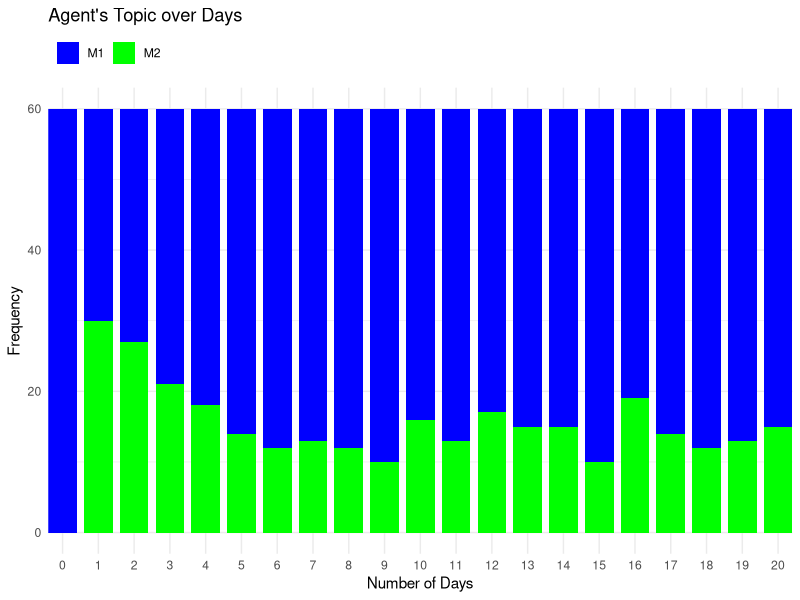
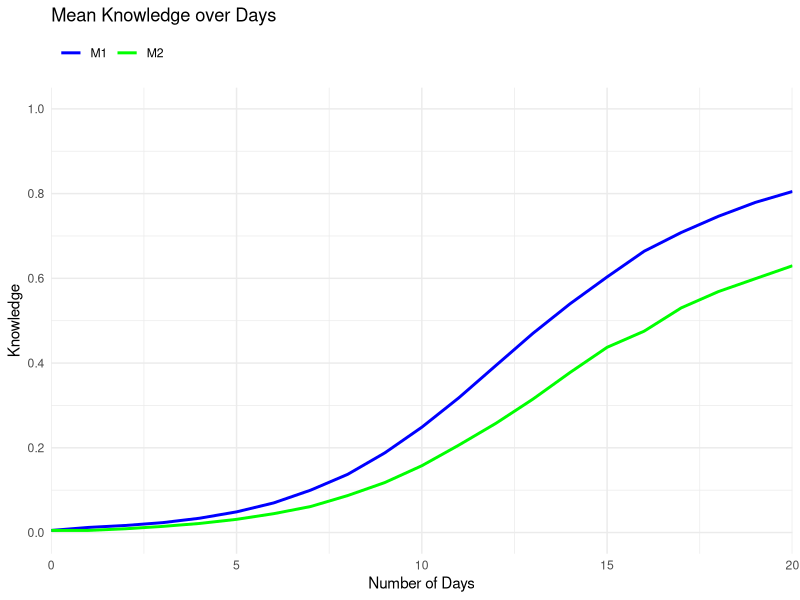
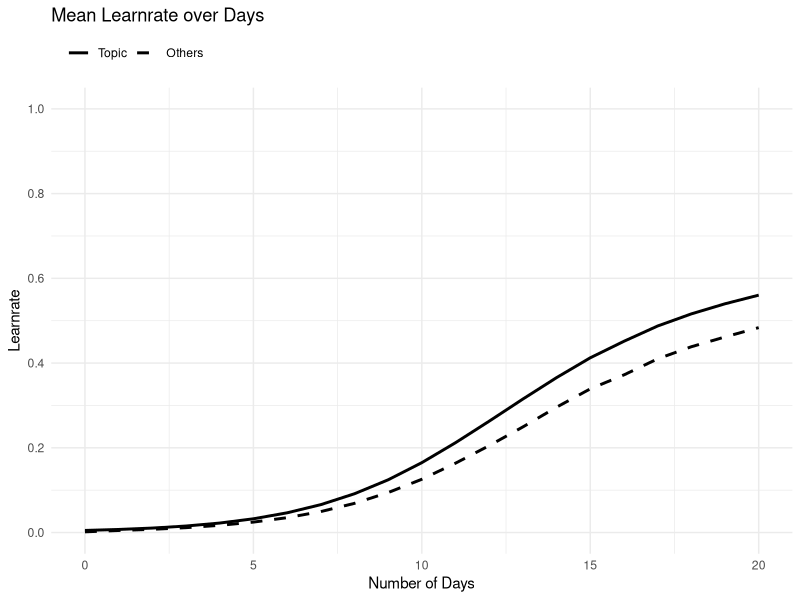
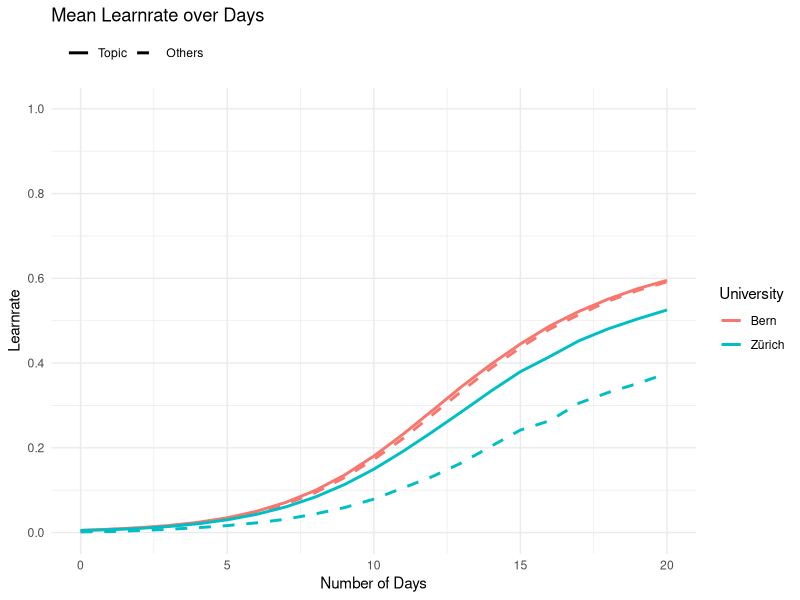
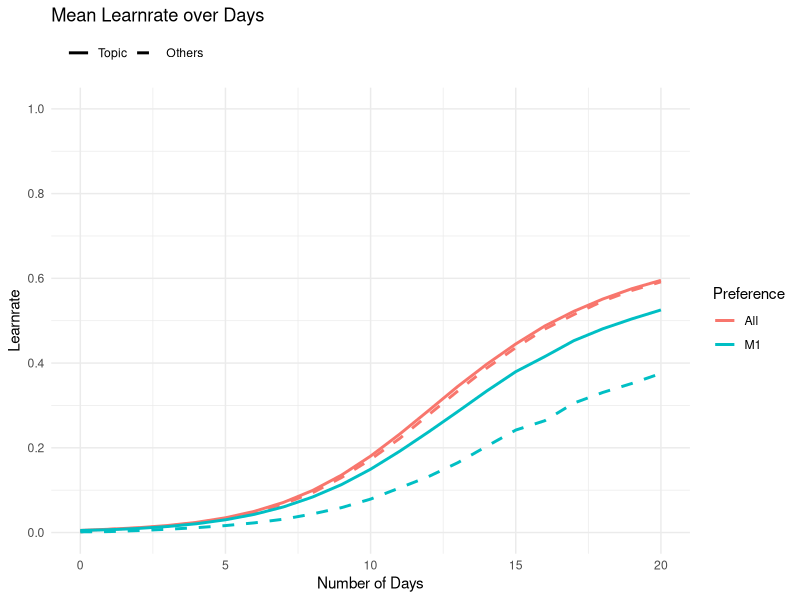
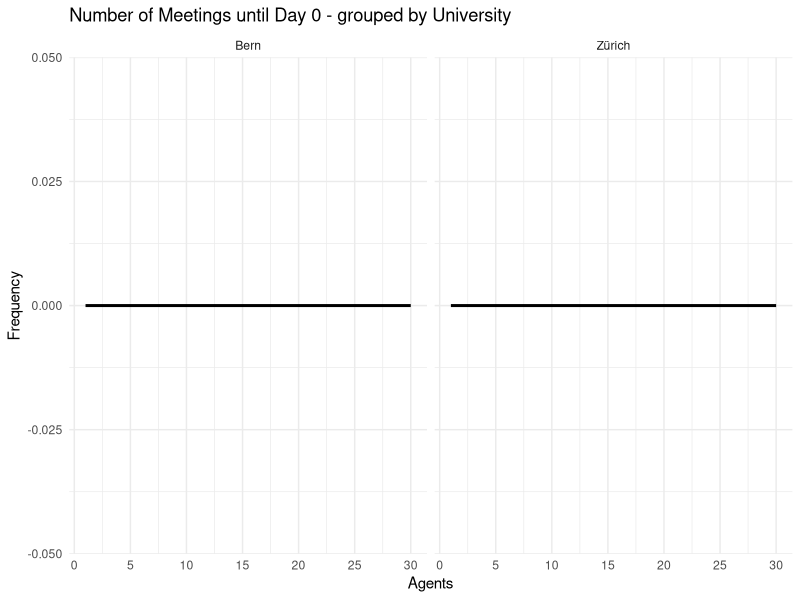
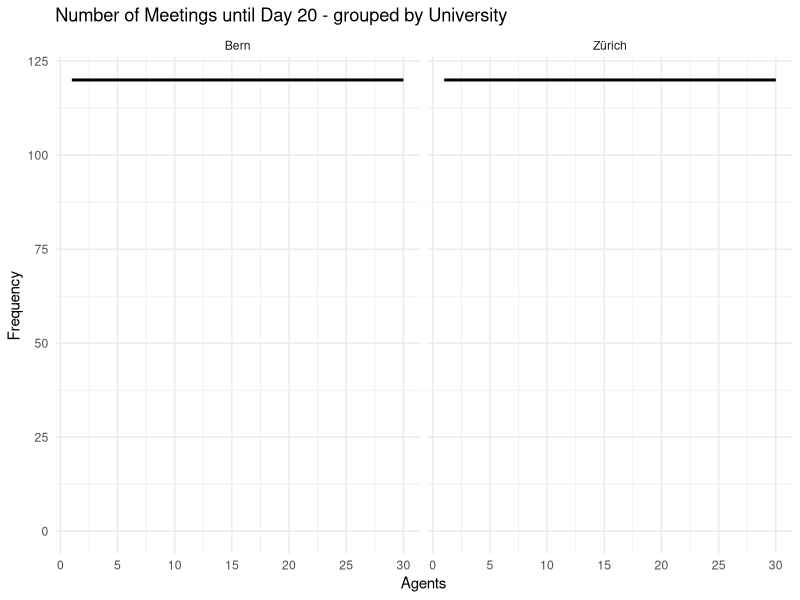
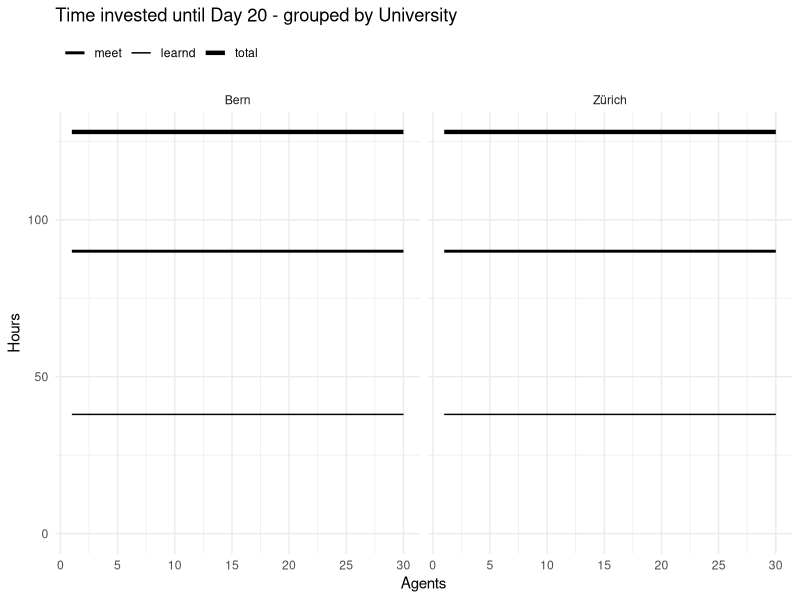

Recreate these plots in R, in order.
## ---- chunk 1
library(tidyverse)  
# set.seed(1)
## ---- chunk 2
update_Pop <- function(Pop = Pop,
                       name = Parametername,
                       add = 0,
                       fac = 1,
                       set = FALSE) {

  if (set == FALSE & name %in% colnames(Pop)) {
    Pop <- Pop %>%
      mutate( !!name := ( .data[[name]] + add ) * fac )
  } else {
    Pop <- Pop %>%
      mutate( !!name := add * fac )
  }
  return(Pop)
}
## ---- chunk 3
sort_Colnames <- function(Pop = Pop,
                          name = name) {
    cols <- Pop %>%
      select(starts_with(name)) %>%
      colnames()
  
  if (length(cols) == 0) { return(character(0)) }
  return(sort(cols)) 
  }
## ---- chunk 4
sort_Pop <- function(Pop = Pop,
                     sort_Par = TRUE,
                     clean_Par = FALSE,
                     sort_Agents = NA){
  if (sort_Par == TRUE) {
    Pop <- Pop %>%
      select(tidyselect::all_of(sort_Colnames(Pop = Pop, name = "ID")),
             tidyselect::all_of(sort_Colnames(Pop = Pop, name = "Agents")),
             tidyselect::all_of(sort_Colnames(Pop = Pop, name = "Learnrate")),
             tidyselect::all_of(sort_Colnames(Pop = Pop, name = "Knowledge")),
             tidyselect::all_of(sort_Colnames(Pop = Pop, name = "Counter")),
             tidyselect::all_of(sort_Colnames(Pop = Pop, name = "Resources")),
             everything())
    }
  if (clean_Par == TRUE) {
    Pop <- Pop %>%
      select(tidyselect::all_of(sort_Colnames(Pop = Pop, name = "ID")),
             tidyselect::all_of(sort_Colnames(Pop = Pop, name = "Agents")),
             tidyselect::all_of(sort_Colnames(Pop = Pop, name = "Learnrate")),
             tidyselect::all_of(sort_Colnames(Pop = Pop, name = "Knowledge")),
             tidyselect::all_of(sort_Colnames(Pop = Pop, name = "Counter")))
    }
  if (!is.na(sort_Agents)) {
    Pop <- Pop %>%
      arrange(across(all_of(sort_Agents)))
    }
  return(Pop)
}
## ---- chunk 5
get_Typ <- function(Pop = Pop,
                    name = name){
  del_name <- paste0("^", name, "_")
  Typ <- Pop %>%
    select(starts_with(name)) %>%
    colnames() %>%
    str_remove(del_name) 
  return(Typ)
}
## ---- chunk 6
update_Typ <- function(Pop = Pop,
                       name = Parametername,
                       Typ = Typ,
                       add = 0,
                       fac = 1,
                       set = FALSE) {
  if (length(Typ) != length(add)) {
    add <- rep(add, length(Typ))
  }
  if (length(Typ) != length(fac)) {
    fac <- rep(fac, length(Typ))
  }
  if (length(Typ) != length(set)) {
    set <- rep(set, length(Typ))
  }
  for (i in seq_along(Typ)) {
    name_i <- paste(name, Typ[[i]], sep = "_")
    Pop <- update_Pop(Pop = Pop, 
                      name = name_i, 
                      add = add[[i]],
                      fac = fac[[i]],
                      set = set[[i]])
    }
  Pop <- sort_Pop(Pop = Pop)
  return(Pop)
}
## ---- chunk 7
del_tmp <- function(Pop = Pop,
                    name = "tmp_"){
  Pop <- Pop %>%
    select(-starts_with(name))
  return(Pop)
}
  
## ---- chunk 8
longer_Pop <- function(Pop = Pop,
                       name = name){
  syntax_remove <- paste0(name, "_")
  Pop_long <- Pop %>%
  pivot_longer(cols = starts_with(name),
               names_to = "Typ",
               names_prefix = syntax_remove,  
               values_to = name )
  return(Pop_long)
}
## ---- chunk 9
wider_Pop <- function(Pop_long = Pop_long,
                      name = name){
  syntax_add <- paste0(name, "_")
  Pop <- Pop_long %>%
    pivot_wider(names_from = Typ,
                values_from = all_of(name),
                names_prefix = syntax_add)
  return(Pop)
}
## ---- chunk 10
update_Learnrate <- function(Pop = Pop,
                             sort_Par = TRUE,
                             clean_Par = FALSE,
                             sort_Agents = NA){
  Pop_long <- longer_Pop(Pop = Pop, name = "Knowledge")
  Pop_long <- Pop_long %>%
    group_by(ID) %>%
    mutate(tmp_Rank = rank(Knowledge, ties.method = "random"),
           tmp_Rank = max(tmp_Rank) - tmp_Rank + 1,
           tmp_Rank = 0.5 ^ tmp_Rank,
           tmp_LR = Knowledge * tmp_Rank,
           tmp_LR = max(sum(tmp_LR),1E-3),
           tmp_KxR = max(Knowledge) * sum(tmp_Rank),
           tmp_Profile = (min(tmp_LR / tmp_KxR, 1) - 0.5) * 2,
           Agents_Knowledge_Max = max(Knowledge),
           Agents_Knowledge_Profile = tmp_Profile,
           Learnrate_Topic = tmp_LR,
           Learnrate_Others = tmp_LR * tmp_Profile) %>%
    ungroup() 
  Pop_long <- del_tmp(Pop = Pop_long)
  Pop <- wider_Pop(Pop_long = Pop_long, name = "Knowledge")
  Pop <- sort_Pop(Pop = Pop,
                  sort_Par = sort_Par,
                  clean_Par = clean_Par,
                  sort_Agents = sort_Agents)
  return(Pop)
}
## ---- chunk 11
update_Topic <- function(Pop = Pop,
                                sort_Par = TRUE,
                                clean_Par = FALSE,
                                sort_Agents = NA){
  Typs <- get_Typ(Pop = Pop, name = "Knowledge")
  Pop_long <- longer_Pop(Pop = Pop, name = "Knowledge")
  Pop_long <- Pop_long %>%
    group_by(ID) %>%
    mutate(tmp_Rank = rank(Knowledge, ties.method = "random"),
           tmp_Rank = max(tmp_Rank) - tmp_Rank + 1,
           tmp_Rank = 0.5 ^ tmp_Rank,
           ID_Topic = case_when(
             ID_Preference %in% Typs ~ ID_Preference,
             ID_Preference == "All" ~ Typ[which.min(tmp_Rank)],
             TRUE ~ Typ[which.max(Knowledge)])) %>%
    ungroup() 
  Pop_long <- del_tmp(Pop = Pop_long)
  Pop <- wider_Pop(Pop_long = Pop_long, name = "Knowledge")
  Pop <- sort_Pop(Pop = Pop,
                  sort_Par = sort_Par,
                  clean_Par = clean_Par,
                  sort_Agents = sort_Agents)
  return(Pop)
}
## ---- chunk 12
gen_Pop <- function(addToPop = NULL,
                    nA = NumberOfAgents,
                    ID_Preference = "Max",
                    ID_University = ID_University,
                    K = Knowledge,
                    Typ = SpezKnowledge,
                    pWD = percentsWorkingaDay,
                    pMD = percentsMeetingsaDay){
  ID <- seq_len(nA)
  Pop <- tibble(ID = ID,
                ID_Preference = ID_Preference,
                ID_University = ID_University)
  Pop <- update_Typ(Pop = Pop, 
                    name = "Agents", 
                    Typ = list("p_WorkDay", "p_MeetDay"),
                    add = list(pWD, pMD),
                    set = TRUE)
  Pop <- update_Typ(Pop = Pop, 
                    name = "Knowledge", 
                    Typ = Typ, 
                    add = K,
                    set = TRUE)

  if (!is.null(addToPop)) {
    Pop <- Pop %>%
      mutate(ID = ID + max(addToPop$ID))
    Typ_add <- get_Typ(Pop = addToPop, name = "Knowledge")
    Pop <- update_Typ(Pop = Pop, 
                      name = "Knowledge", 
                      Typ = Typ_add, 
                      add = 0)
    addToPop <- update_Typ(Pop = addToPop, 
                           name = "Knowledge", 
                           Typ = Typ, 
                           add = 0)
    Pop <- bind_rows(addToPop,Pop)
    }
  Pop <- update_Learnrate(Pop = Pop)
  Pop <- update_Topic(Pop = Pop)
  Pop <- sort_Pop(Pop = Pop)
  return(Pop)
  }
## ---- chunk 13
Pop <- gen_Pop( nA = 3, 
                ID_Preference = "Max",
                ID_University = "Zürich",
                K = list(0.01, 0.2), 
                Typ = list("M1", "M2"), 
                pWD = 0.5,
                pMD = 0.8)
Pop <- gen_Pop( addToPop = Pop,
                nA = 2, 
                ID_Preference = "All",
                ID_University = "Bern",
                K = list(0.01, 0.2), 
                Typ = list("M3", "M2"), 
                pWD = 0.2,
                pMD = 0.5)
Pop <- gen_Pop( addToPop = Pop,
                nA = 1, 
                ID_Preference = "M3",
                ID_University = "Bern",
                K = list(0.8), 
                Typ = list("M1"), 
                pWD = 0.2,
                pMD = 0.5)
Pop <- gen_Pop( addToPop = Pop,
                nA = 1, 
                ID_Preference = "M1",
                ID_University = "Bern",
                K = list(0.3, 0.3, 0.3), 
                Typ = list("M1", "M2", "M3"), 
                pWD = 0.2,
                pMD = 0.5)
Pop <- gen_Pop( addToPop = Pop,
                nA = 1,
                ID_University = "Bern",
                K = list(0.0, 0.0, 0.0), 
                Typ = list("M1", "M2", "M3"), 
                pWD = 0.2,
                pMD = 0.5)
Pop
## ---- chunk 14

reset_Counter <- function(Pop = Pop){
  Pop <- update_Typ(Pop = Pop,
                    name = "Counter",
                    Typ = list("Day", 
                               "Time_total",
                               "Time_meet",
                               "Time_learnd",
                               "Number_meet"),
                    add = 0,
                    set = TRUE)
  return(Pop)
}
## ---- chunk 15
update_Resources <- function(Pop = Pop,
                             time_day = hoursDay,
                             set = TRUE){
  tmp_Time <- time_day * Pop[["Agents_p_WorkDay"]]
  tmp_p <- Pop[["Agents_p_MeetDay"]]
  Pop <- update_Typ(Pop = Pop,
                  name = "Resources",
                  Typ = list("Time_total",
                             "Time_meet",
                             "Time_learnd"),
                  add = list(tmp_Time,
                             tmp_Time * tmp_p,
                             tmp_Time * (1-tmp_p)),
                  set = set)
  return(Pop)
}
## ---- chunk 16
Pop <- reset_Counter(Pop = Pop)
Pop <- update_Resources(Pop = Pop, time_day = 8)
Pop
## ---- chunk 17
sel_SubPop <- function(Pop = Pop,
                       IDs = NULL,
                       n = 2) {
  if (is.null(IDs)) {
    IDs <- sample( Pop[["ID"]], size=n )
    }
  SubPop <- list()
  SubPop$sel <- Pop %>%
    filter(ID %in% IDs) %>%
    arrange(match(ID, IDs))
  SubPop$rest <- Pop %>%
    filter(!ID %in% IDs)
  return(SubPop)
}
## ---- chunk 18
SubPop <- sel_SubPop( Pop = Pop , IDs = c(2, 1))
SubPop$sel
SubPop$rest
## ---- chunk 19
int_SubPop <- function(SubPop = SubPop,
                       Pop = Pop) {
  col_sort <- colnames(Pop)
  SubPop <- SubPop[, col_sort]
  IDs <- SubPop[["ID"]]
  Pop[Pop$ID %in% IDs,] <- SubPop
  Pop <- Pop %>%
    arrange(ID)
  return(Pop)
}
## ---- chunk 20
Pop
SubPop <- sel_SubPop(Pop = Pop, IDs = c(2, 1) )$sel
SubPop <- update_Pop(Pop = SubPop,
                     name = "Knowledge_M2",
                     add = 0,
                     set = TRUE)
Pop <- int_SubPop(SubPop = SubPop, Pop = Pop)
Pop <- update_Learnrate(Pop = Pop)
Pop <- update_Topic(Pop = Pop)
Pop
## ---- chunk 21
sel_Pairs_rnd <- function(Pop = Pop,
                          psize = percentsOfPop) {      
  psize <- min(psize, 1)   
  nR <- nrow(Pop)   
  n <- round(nR * psize * 0.4999, 0)   
  n <- max(n, 1)      
  SubPop <- sel_SubPop( Pop = Pop, n = n)      
  Slot1 <- SubPop$sel %>%          
    mutate(tmp_ID = seq_len(n))   
  if (nrow(SubPop$rest) == n) {     
    Slot2 <- SubPop$rest   
  } else {     
      SubPop <- sel_SubPop( Pop = SubPop$rest, n = n)      
      Slot2 <- SubPop$sel   
  }   
  Slot2 <- Slot2 %>%          
    mutate(tmp_ID = seq_len(n))   
  Pairs <- bind_rows(Slot1, Slot2)   
  return(Pairs)     
  }  
## ---- chunk 22
Pairs <- sel_Pairs_rnd(Pop = Pop, psize = 0.5) 
Pairs 
## ---- chunk 23
learn_Pairs <- function(Pairs = Pairs,
                        time_meet = time_meet) {
  Pop_long <- longer_Pop(Pop = Pairs, name = "Knowledge")
  Pop_long <- Pop_long %>%
    mutate(tmp_Learnrate = ifelse(
      Typ == ID_Topic, 
      Learnrate_Topic, 
      Learnrate_Others)) %>%
  group_by(tmp_ID) %>%
    mutate(tmp_facT = ifelse(
      Typ == ID_Topic, 1, 0)) %>%
  group_by(tmp_ID, Typ) %>%
    mutate(tmp_facT = mean(tmp_facT ),
           tmp_Learnrate = mean(tmp_Learnrate)) %>%
  group_by(ID) %>%
    mutate(tmp_time_learn = tmp_facT * time_meet,
           tmp_Time0 = ( 1 - Knowledge )^( 1 / -tmp_Learnrate ),
           Knowledge = 1 - ( tmp_Time0 + tmp_time_learn)^( -tmp_Learnrate )) %>%
    ungroup()
  
  Pop_long <- del_tmp(Pop = Pop_long)
  Pairs <- wider_Pop(Pop_long = Pop_long, name = "Knowledge")
  Pairs <- sort_Pop(Pop = Pairs)
  
  Pairs <- update_Typ(Pop = Pairs,
                      name = "Counter",
                      Typ = list("Time_total",
                                 "Time_meet", 
                                 "Number_meet"),
                      add = list(time_meet,
                                 time_meet,
                                 1))
  Pairs <- update_Typ(Pop = Pairs,
                      name = "Resources",
                      Typ = list("Time_total","Time_meet"),
                      add = list(-time_meet))
  return(Pairs)
}
## ---- chunk 24
Pairs <- learn_Pairs(Pairs = Pairs, time_meet = 0.75)
Pop <- int_SubPop(SubPop = Pairs, Pop = Pop)
Pop <- update_Learnrate(Pop = Pop)
Pop <- update_Topic(Pop = Pop)
Pop
## ---- chunk 25
learn <- function(Pop = Pop,                   
                  con = TRUE) {   
  if (con == TRUE){     
    tmp_Learnrate <- Pop[["Learnrate_Topic"]]
    Pop <- update_Learnrate(Pop = Pop)     
    Pop <- update_Topic(Pop = Pop) 
    Pop <- update_Pop(Pop = Pop,
                      name = "Learnrate_Topic",
                      add = tmp_Learnrate, 
                      fac = 0.5)
    tmp_Time <- Pop[["Resources_Time_meet"]]
    Pop <- update_Typ(Pop = Pop, 
                      name = "Resources_Time",
                      Typ = list("meet", "learnd"),
                      add = list(-tmp_Time, tmp_Time))
  } 
  
  Pop_long <- longer_Pop(Pop = Pop, name = "Knowledge") 
  Pop_long <- Pop_long %>%     
    group_by(ID) %>%     
    mutate(tmp_Time_learnd = ifelse(
      Typ == ID_Topic, 
      Resources_Time_learnd, 
      0)) %>%  
    mutate(tmp_Learnrate = Learnrate_Topic,            
           tmp_Time0 = ( 1 - Knowledge )^( 1 / -tmp_Learnrate ),
           tmp_Time1 = tmp_Time0 + tmp_Time_learnd,
           Knowledge = 1 - ( tmp_Time1 )^( -tmp_Learnrate )) %>%
    ungroup()   
  
  Pop_long <- del_tmp(Pop = Pop_long)
  Pop <- wider_Pop(Pop_long = Pop_long, name = "Knowledge") 
  Pop <- sort_Pop(Pop = Pop)
  
  tmp_Time <- Pop[["Resources_Time_learnd"]]
  Pop <- update_Typ(Pop = Pop,
                    name = "Counter",
                    Typ = list("Time_total", "Time_learnd"),
                    add = list(tmp_Time))
  Pop <- update_Typ(Pop = Pop,
                    name = "Resources",
                    Typ = list("Time_total", "Time_learnd"),
                    add = list(-tmp_Time))
  Pop <- update_Learnrate(Pop = Pop)     
  Pop <- update_Topic(Pop = Pop)
  
  return(Pop) 
  }
## ---- chunk 26
Pop <- learn(Pop = Pop, con = TRUE) 
Pop
## ---- chunk 27
learn_Day <- function(Pop = Pop,
                      time_day = time_day,
                      time_meet = time_meet) { 
if (!any(startsWith(names(Pop), "Counter_"))) {
  Pop <- reset_Counter(Pop = Pop)
  }
Pop <- update_Resources(Pop = Pop, time_day = time_day)

nR_Pop <- nrow(Pop)
psize <- median(Pop[["Agents_p_MeetDay"]])
iD <- round(time_day / time_meet, digits = 0)

for(i in 1:iD) {
  Par <- Pop %>%
    select(Resources_Time_meet) %>%
    mutate(Break = ifelse(
      Resources_Time_meet >= time_meet, 
      1,
      0))
  ParBreak <- sum(Par$Break)
  if (ParBreak < 2) { break }
   
  Pop_Res <- Pop[Pop$Resources_Time_meet >= time_meet, ]
  
  nR_Pop_Res <- nrow(Pop_Res)
  psize_i <- psize / nR_Pop_Res * nR_Pop
  
  Pairs <- sel_Pairs_rnd(Pop = Pop_Res, psize = psize_i)
  Pairs <- learn_Pairs(Pairs = Pairs, time_meet = time_meet)
  
  Pop <- int_SubPop(SubPop = Pairs, Pop = Pop)
} 
Pop <- learn(Pop = Pop, con = TRUE)

return(Pop) 
}
## ---- chunk 28

Pop <- reset_Counter(Pop = Pop)
Pop <- learn_Day(Pop = Pop, time_day = 8, time_meet = 0.75)
Pop
## ---- chunk 29
get_Timeline <- function(TL = Timeline,                          
                         Pop = Pop) {   
  TLadd <- sort_Pop(Pop = Pop, clean_Par = TRUE)
  Time <- unique(Pop[["Counter_Day"]])
  if (Time == 0) {
    TL <- TLadd 
  } else {
    TL <- bind_rows(TL, TLadd)   
  }
  return(TL)  
}
## ---- chunk 30
Timeline <- get_Timeline(TL = Timeline,                          
                         Pop = Pop) 
Pop1 <- update_Pop(Pop = Pop,
                   name = "Counter_Day",
                   add = 1)
Timeline <- get_Timeline(TL = Timeline,                          
                         Pop = Pop1) 
Timeline 
## ---- chunk 31
plt_Learnrate <- function(TL = Timeline,
                          Group = NA) { 
  Grouping <- c("Counter_Day", "Typ")
  Data <- longer_Pop(Pop = TL, name = "Learnrate")
  
  if (Group %in% colnames(Data)) {
    Grouping <- c(Grouping, Group)
    Data <- Data %>%
      group_by(across(all_of(Grouping))) %>%
      summarise(Learnrate = mean(Learnrate, na.rm = TRUE), .groups = "drop") %>%
      mutate( plt_Typ = interaction(Typ, .data[[Group]], sep = "_"),
              !!Group := factor(.data[[Group]]))
  } else {
    Data <- Data %>%
      group_by(across(all_of(Grouping))) %>%
      summarise(Learnrate = mean(Learnrate, na.rm = TRUE), .groups = "drop") %>%
      mutate( plt_Typ = Typ)
  }
    
  Data$Typ <- factor(Data$Typ, levels = c("Topic", "Others"))
  
  plt <- ggplot(data = Data, 
                aes(x = Counter_Day, y = Learnrate, group = plt_Typ)) +
    geom_line(aes(linetype = Typ), linewidth = 1) +
    scale_linetype_manual(values = c("Topic" = "solid", 
                                     "Others" = "dashed")) +
    ggtitle("Mean Learnrate over Days") +     
    xlab("Number of Days") +     
    scale_x_continuous(
      limits = c(0, max(Data$Counter_Day, na.rm = TRUE))) +
    scale_y_continuous(
      limits = c(0, 1), 
      breaks = seq(0, 1, 0.2)) + 
    guides(linetype = guide_legend(title = ""))+
    theme_minimal() +
    theme(legend.position = "top",
          legend.justification = "left")
  
  if (Group %in% colnames(Data)) {
    del_prefix <- "^[^_]*_"
    plt <- plt +
      aes(color = .data[[Group]]) +
      guides(color = guide_legend(title = str_remove(Group,del_prefix), 
                                  position = "right" ),
             override.aes = list(linewidth = 1,
                                 alpha = 1))
    }
  
  return(plt)
}
## ---- chunk 32
plt_Knowledge <- function(TL = Timeline) {  
   
  TL <- longer_Pop(Pop = TL, name = "Knowledge") %>%     
    group_by(Counter_Day, Typ) %>%  
    summarise(Knowledge = mean(Knowledge, na.rm = TRUE), .groups = "drop") %>%
    mutate(TopicColor = case_when(
      grepl("M1", Typ) ~ "blue",  
      grepl("M2", Typ) ~ "green",  
      grepl("M3", Typ) ~ "red",  
      TRUE ~ "lightgray")
      )
  ggplot(TL, aes(x = Counter_Day, y = Knowledge, group = Typ, color = Typ)) +
    geom_line(linewidth = 1) +
    scale_color_manual(values = unique(TL$TopicColor)) + 
    ggtitle("Mean Knowledge over Days") +     
    xlab("Number of Days") +     
    scale_x_continuous(
      limits = c(0, max(TL$Counter_Day, na.rm = TRUE)), 
      expand = expansion(mult = c(0, 0)) ) +
    scale_y_continuous(
      limits = c(0, 1), 
      breaks = seq(0, 1, 0.2)) + 
    theme_minimal() +
    theme(
      legend.title = element_blank(),       
      legend.position = "top",       
      legend.justification = "left"
    )

}
## ---- chunk 33
plt_Topics <- function(TL = Timeline) {   
  TL <- TL %>%
    group_by(Counter_Day, ID_Topic) %>%
    summarise(Frequency = n(), .groups = "drop") %>%
    mutate(TopicColor = case_when(
      grepl("M1", ID_Topic) ~ "blue",  
      grepl("M2", ID_Topic) ~ "green",  
      grepl("M3", ID_Topic) ~ "red",  
      TRUE ~ "lightgray")
      )
  
  TL$Time <- factor(TL$Counter_Day, levels = unique(TL$Counter_Day))
  
  ggplot(TL, aes(x = Time, y = Frequency, fill = ID_Topic)) +
    geom_bar(stat = "identity", 
             position = "stack",
             width = 0.8) +
    scale_fill_manual(values = unique(TL$TopicColor)) +
    ggtitle("Agent's Topic over Days") +     
    xlab("Number of Days") +
    scale_x_discrete(
      expand = expansion(mult = c(0, 0))) +
    theme_minimal() +
    theme(legend.title = element_blank(),       
          legend.position = "top",       
          legend.justification = "left")
}
## ---- chunk 34
plt_Number_meet <- function(TL = Timeline,
                            TP = NA,
                            Group = Group) {
  if (is.na(TP)) {
    TP <- unique(TL$Counter_Day)
  } 
  Titel <- paste("Number of Meetings until Day", TP)
  Data <- TL %>%
    filter(Counter_Day == TP)
  
  if (Group %in% colnames(Data)) {
    Data <- Data %>%
      mutate( !!Group := factor(.data[[Group]])) %>%
      group_by(.data[[Group]]) %>%
      mutate(plt_ID = seq_len(n())) %>% 
      ungroup()
    del_prefix <- "^[^_]*_"
    Titel <- paste(Titel,"- grouped by", str_remove(Group,del_prefix))
  } else {
    Data <- Data %>%
      mutate( plt_Typ = Typ,
              plt_ID = ID )
  }
  
  plt <- ggplot(Data, 
                aes(x = plt_ID, y = Counter_Number_meet)) +
    geom_step(direction = "mid",linewidth = 1) +
    scale_x_continuous( 
      breaks = function(limits) { scales::breaks_pretty()(limits)},
      labels = scales::number_format(accuracy = 1)) +
    scale_y_continuous(limits = c(0,max(Data$Counter_Number_meet))) +
    ggtitle(Titel) +     
    xlab("Agents") +     
    ylab("Frequency") +
    theme_minimal() +
    theme(
      legend.title = element_blank(),       
      legend.position = "top",       
      legend.justification = "left"
    )
  
  if (Group %in% colnames(Data)) {
    plt <- plt + facet_grid(. ~ .data[[Group]], scales = "free_x")
  }
  
  return(plt)
  }
  
## ---- chunk 35
plt_Time_invest <- function(TL = Timeline,
                            TP = NA,
                            Group = NA) {
  if (is.na(TP)) {
    TP <- unique(TL$Counter_Day)
  }
  Titel <- paste("Time invested until Day", TP)
  Data <- longer_Pop(Pop = TL, name = "Counter_Time") %>%
    filter(Counter_Day == TP)
  
  Grouping <- c("Typ")
  
  if (Group %in% colnames(Data)) {
    Grouping <- c(Grouping, Group)
    Data <- Data %>%
      mutate( plt_Typ = interaction(Typ, .data[[Group]], sep = "_"),
              !!Group := factor(.data[[Group]])) %>%
      group_by(plt_Typ) %>%
      mutate(plt_ID = seq_len(n())) %>% 
      ungroup()
    del_prefix <- "^[^_]*_"
    Titel <- paste(Titel,"- grouped by", str_remove(Group,del_prefix))
  } else {
    Data <- Data %>%
      mutate( plt_Typ = Typ,
              plt_ID = ID )
  }
    
  Data$Typ <- factor(Data$Typ, levels = c("meet", "learnd", "total"))

  plt <- ggplot(Data, 
                aes(x = plt_ID, y = Counter_Time, 
                    group = plt_Typ,
                    linewidth = Typ)) +
    
    geom_step(direction = "mid") +
    scale_linewidth_manual(values = c("total" = 1.5, 
                                      "learnd" = 0.5, 
                                      "meet" = 1.0)) +
    scale_x_continuous( 
      breaks = function(limits) { scales::breaks_pretty()(limits)},
      labels = scales::number_format(accuracy = 1)) +
    scale_y_continuous(limits = c(0,max(Data$Counter_Time))) +
    ggtitle(Titel) +     
    xlab("Agents") +     
    ylab("Hours") +
    guides(linewidth = guide_legend(title = ""))+
    theme_minimal() +
    theme(
      legend.title = element_blank(),       
      legend.position = "top",       
      legend.justification = "left"
    )
  
  if (Group %in% colnames(Data)) {
    plt <- plt + facet_grid(. ~ .data[[Group]], scales = "free_x")
  }
  
  return(plt)
  }
## ---- chunk 36
plt_Learnrate_Time <- function(TL = Timeline,
                                TP = NA,
                                Group = NA) {
  if (is.na(TP)) {
    TP <- unique(TL$Counter_Day)
  }
  Titel <- paste("Learnrate at Day", TP)
  Data <- longer_Pop(Pop = TL, name = "Learnrate") %>%
    filter(Counter_Day == TP)
  
  Grouping <- c("Typ")
  
  if (Group %in% colnames(Data)) {
    Grouping <- c(Grouping, Group)
    Data <- Data %>%
      mutate( plt_Typ = interaction(Typ, .data[[Group]], sep = "_"),
              !!Group := factor(.data[[Group]])) %>%
      group_by(plt_Typ) %>%
      mutate(plt_ID = seq_len(n())) %>% 
      ungroup()
    del_prefix <- "^[^_]*_"
    Titel <- paste(Titel,"- grouped by", str_remove(Group,del_prefix))
  } else {
    Data <- Data %>%
      mutate( plt_Typ = Typ,
              plt_ID = ID)
  }
  
  Data$Typ <- factor(Data$Typ, levels = c("Topic", "Others"))
  
  plt <- ggplot(data = Data, 
                aes(x = plt_ID, 
                    y = Learnrate, 
                    group = plt_Typ,
                    linewidth = Typ)) +
    geom_step(direction = "mid") +
    scale_linewidth_manual(values = c("Topic" = 1.0, 
                                      "Others" = 0.8)) +
    scale_x_continuous( 
      breaks = function(limits) { scales::breaks_pretty()(limits)},
      labels = scales::number_format(accuracy = 1)) +
    scale_y_continuous(limits = c(0, 1)) +
    ggtitle(Titel) +     
    xlab("Agents") +     
    ylab("Learnrate") +
    guides(linewidth = guide_legend(title = ""))+
    theme_minimal() +
    theme(
      legend.title = element_blank(),       
      legend.position = "top",       
      legend.justification = "left"
    )
  
  if (Group %in% colnames(Data)) {
    plt <- plt + facet_grid(. ~ .data[[Group]], scales = "free_x")
  }
  return(plt)
}
## ---- chunk 37
plt_Knowledge_Time <- function(TL = Timeline, 
                               TP = NA,
                               Group = NA) {
  if (is.na(TP)) {
    TP <- unique(TL$Counter_Day)
  }
  Titel <- paste("Knowledge at Day", TP)
  Data <- longer_Pop(Pop = TL, name = "Knowledge") %>%
    filter(Counter_Day == TP)
  
  Grouping <- c("Typ")
  
  if (Group %in% colnames(Data)) {
    Grouping <- c(Grouping, Group)
    Data <- Data %>%
      mutate( plt_Typ = interaction(Typ, .data[[Group]], sep = "_"),
              !!Group := factor(.data[[Group]])) %>%
      group_by(plt_Typ) %>%
      mutate(plt_ID = seq_len(n())) %>% 
      ungroup()
    del_prefix <- "^[^_]*_"
    Titel <- paste(Titel,"- grouped by", str_remove(Group,del_prefix))
  } else {
    Data <- Data %>%
      mutate( plt_Typ = Typ,
              plt_ID = ID)
  }
  
  plt <- ggplot(Data, 
                aes(x = plt_ID, y = Knowledge, group = Typ, color = Typ)) +
    geom_step(direction = "mid", linewidth = 1) +
    scale_x_continuous( 
      breaks = function(limits) { scales::breaks_pretty()(limits)},
      labels = scales::number_format(accuracy = 1)) +
    scale_y_continuous(limits = c(0, 1)) +
    ggtitle(Titel) +     
    xlab("Agents") +     
    ylab("Knowledge") +
    theme_minimal() +
    theme(
      legend.title = element_blank(),       
      legend.position = "top",       
      legend.justification = "left"
    )
  
  if (Group %in% colnames(Data)) {
    plt <- plt + facet_grid(. ~ .data[[Group]], scales = "free_x")
  }
  return(plt)
}
## ---- chunk 38

sim_Days <- function(Pop = Pop,
                     nD = nubmberDay,
                     time_day = 8,
                     time_meet = 0.75) {
  Pop <- update_Learnrate(Pop = Pop)
  Pop <- update_Topic(Pop = Pop)
  Pop <- reset_Counter( Pop = Pop)
  Pop <- update_Resources( Pop = Pop, time_day = time_day)
  TL <- get_Timeline(TL = TL, Pop = Pop)
  for(i in 1:nD) {
    Pop <- learn_Day(Pop = Pop,
                     time_day = time_day,
                     time_meet = time_meet)
    Pop <- update_Typ(Pop = Pop,
                      name = "Counter",
                      Typ = list("Day"),
                      add = list(i),
                      set = TRUE)
    TL <- get_Timeline(TL = TL, Pop = Pop)
  }
    
  Output <- list( Pop = Pop,
                  TL = TL)
  return(Output)
}
## ---- chunk 39

Pop <- gen_Pop( nA = 30, 
                ID_Preference = "M1",
                ID_University = "Zürich",
                K = list(0.01), 
                Typ = list("M1"), 
                pWD = 0.8,
                pMD = 0.8)
Pop <- gen_Pop( addToPop = Pop,
                nA = 30,
                ID_Preference = "All",
                ID_University = "Bern",
                K = list(0.01), 
                Typ = list("M2"), 
                pWD = 0.8,
                pMD = 0.8)

Pop

res <- sim_Days(Pop = Pop,
                nD = 20)

res$Pop

## ---- chunk 40
plt_Topics(TL = res$TL)

plt_Knowledge(TL = res$TL)

plt_Learnrate(TL = res$TL)

plt_Learnrate(TL = res$TL, Group = "ID_University")
plt_Learnrate(TL = res$TL, Group = "ID_Preference")
## ---- chunk 41
plt_Number_meet(TL = res$TL, TP = 0, Group = "ID_University")
plt_Number_meet(TL = res$TL, TP = 20, Group = "ID_University")
plt_Time_invest(TL = res$TL, TP = 20, Group = "ID_University")
plt_Learnrate_Time(TL = res$TL, TP = 20, Group = "ID_University")
plt_Knowledge_Time(TL = res$TL, TP = 20, Group = "ID_University")
## ---- chunk 42
Pop <- gen_Pop( nA = 10, 
                ID_Preference = "M1",
                ID_University = "Zürich",
                K = list(0.01), 
                Typ = list("M1"), 
                pWD = 0.8,
                pMD = 0.8)
Pop <- gen_Pop( addToPop = Pop,
                nA = 10, 
                ID_Preference = "All",
                ID_University = "Zürich",
                K = list(0.01), 
                Typ = list("M1"), 
                pWD = 0.8,
                pMD = 0.8)
Pop <- gen_Pop( addToPop = Pop,
                nA = 9, 
                ID_University = "Zürich",
                K = list(0.01), 
                Typ = list("M1"), 
                pWD = 0.8,
                pMD = 0.8)
Pop <- gen_Pop( addToPop = Pop,
                nA = 1, 
                ID_University = "Zürich",
                K = list(0.8), 
                Typ = list("M1"), 
                pWD = 0.8,
                pMD = 0.8)
Pop <- gen_Pop( addToPop = Pop,
                nA = 10, 
                ID_Preference = "M2",
                ID_University = "Bern",
                K = list(0.01), 
                Typ = list("M2"), 
                pWD = 0.8,
                pMD = 0.8)
Pop <- gen_Pop( addToPop = Pop,
                nA = 10, 
                ID_Preference = "All",
                ID_University = "Bern",
                K = list(0.01), 
                Typ = list("M2"), 
                pWD = 0.8,
                pMD = 0.8)
Pop <- gen_Pop( addToPop = Pop,
                nA = 9, 
                ID_University = "Bern",
                K = list(0.01), 
                Typ = list("M2"), 
                pWD = 0.8,
                pMD = 0.8)
Pop <- gen_Pop( addToPop = Pop,
                nA = 1, 
                ID_University = "Bern",
                K = list(0.4), 
                Typ = list("M2"), 
                pWD = 0.8,
                pMD = 0.8)

Pop

res1 <- sim_Days(Pop = Pop, nD = 20)

res1$Pop
## ---- chunk 43
plt_Topics(TL = res1$TL)

plt_Knowledge(TL = res1$TL)

plt_Learnrate(TL = res1$TL)

plt_Learnrate(TL = res1$TL, Group = "ID_University")
plt_Learnrate(TL = res1$TL, Group = "ID_Preference")
## ---- chunk 44
plt_Number_meet(TL = res1$TL, TP = 20, Group = "ID_University")
plt_Time_invest(TL = res1$TL, TP = 20, Group = "ID_University")

plt_Learnrate_Time(TL = res1$TL, TP = 20, Group = "ID_University")
plt_Learnrate_Time(TL = res1$TL, TP = 20, Group = "ID_Preference")

plt_Knowledge_Time(TL = res1$TL, TP = 20, Group = "ID_University")
plt_Knowledge_Time(TL = res1$TL, TP = 20, Group = "ID_Preference")
